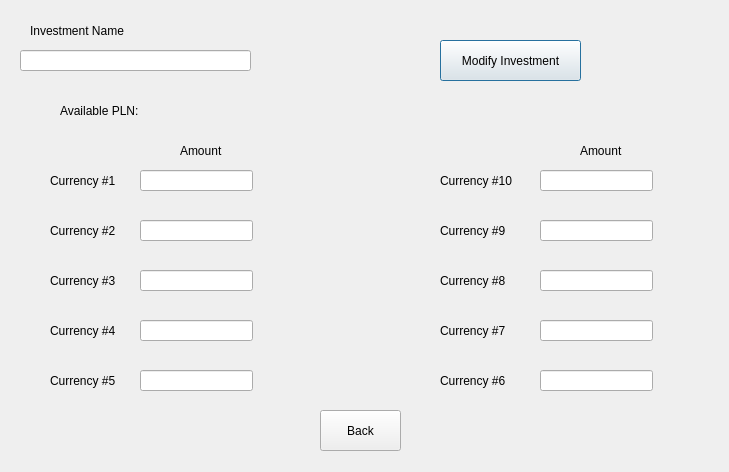
<?xml version="1.0" encoding="UTF-8"?>
<ui version="4.0">
 <class>ModifyInvestment</class>
 <widget class="QDialog" name="ModifyInvestment">
  <property name="geometry">
   <rect>
    <x>0</x>
    <y>0</y>
    <width>729</width>
    <height>472</height>
   </rect>
  </property>
  <property name="windowTitle">
   <string>Dialog</string>
  </property>
  <widget class="QLabel" name="label_13">
   <property name="geometry">
    <rect>
     <x>30</x>
     <y>20</y>
     <width>101</width>
     <height>21</height>
    </rect>
   </property>
   <property name="text">
    <string>Investment Name</string>
   </property>
  </widget>
  <widget class="QLabel" name="label_7">
   <property name="geometry">
    <rect>
     <x>440</x>
     <y>320</y>
     <width>81</width>
     <height>21</height>
    </rect>
   </property>
   <property name="text">
    <string>Currency #7</string>
   </property>
  </widget>
  <widget class="QLabel" name="label_4">
   <property name="geometry">
    <rect>
     <x>50</x>
     <y>320</y>
     <width>81</width>
     <height>21</height>
    </rect>
   </property>
   <property name="text">
    <string>Currency #4</string>
   </property>
  </widget>
  <widget class="QLabel" name="label_10">
   <property name="geometry">
    <rect>
     <x>440</x>
     <y>170</y>
     <width>81</width>
     <height>21</height>
    </rect>
   </property>
   <property name="text">
    <string>Currency #10</string>
   </property>
  </widget>
  <widget class="QLabel" name="label_6">
   <property name="geometry">
    <rect>
     <x>440</x>
     <y>370</y>
     <width>81</width>
     <height>21</height>
    </rect>
   </property>
   <property name="text">
    <string>Currency #6</string>
   </property>
  </widget>
  <widget class="QLineEdit" name="lineEdit_4">
   <property name="geometry">
    <rect>
     <x>140</x>
     <y>320</y>
     <width>113</width>
     <height>21</height>
    </rect>
   </property>
  </widget>
  <widget class="QLabel" name="label_8">
   <property name="geometry">
    <rect>
     <x>440</x>
     <y>270</y>
     <width>81</width>
     <height>21</height>
    </rect>
   </property>
   <property name="text">
    <string>Currency #8</string>
   </property>
  </widget>
  <widget class="QLineEdit" name="lineEdit_5">
   <property name="geometry">
    <rect>
     <x>140</x>
     <y>370</y>
     <width>113</width>
     <height>21</height>
    </rect>
   </property>
  </widget>
  <widget class="QLineEdit" name="nameField">
   <property name="geometry">
    <rect>
     <x>20</x>
     <y>50</y>
     <width>231</width>
     <height>21</height>
    </rect>
   </property>
  </widget>
  <widget class="QLineEdit" name="lineEdit">
   <property name="geometry">
    <rect>
     <x>140</x>
     <y>170</y>
     <width>113</width>
     <height>21</height>
    </rect>
   </property>
  </widget>
  <widget class="QLabel" name="label">
   <property name="geometry">
    <rect>
     <x>50</x>
     <y>170</y>
     <width>81</width>
     <height>21</height>
    </rect>
   </property>
   <property name="text">
    <string>Currency #1</string>
   </property>
  </widget>
  <widget class="QLabel" name="label_9">
   <property name="geometry">
    <rect>
     <x>440</x>
     <y>220</y>
     <width>81</width>
     <height>21</height>
    </rect>
   </property>
   <property name="text">
    <string>Currency #9</string>
   </property>
  </widget>
  <widget class="QLabel" name="label_3">
   <property name="geometry">
    <rect>
     <x>50</x>
     <y>270</y>
     <width>81</width>
     <height>21</height>
    </rect>
   </property>
   <property name="text">
    <string>Currency #3</string>
   </property>
  </widget>
  <widget class="QLabel" name="label_11">
   <property name="geometry">
    <rect>
     <x>180</x>
     <y>140</y>
     <width>51</width>
     <height>21</height>
    </rect>
   </property>
   <property name="text">
    <string>Amount</string>
   </property>
  </widget>
  <widget class="QLineEdit" name="lineEdit_6">
   <property name="geometry">
    <rect>
     <x>540</x>
     <y>170</y>
     <width>113</width>
     <height>21</height>
    </rect>
   </property>
  </widget>
  <widget class="QPushButton" name="modifyButton">
   <property name="geometry">
    <rect>
     <x>440</x>
     <y>40</y>
     <width>141</width>
     <height>41</height>
    </rect>
   </property>
   <property name="text">
    <string>Modify Investment</string>
   </property>
  </widget>
  <widget class="QLineEdit" name="lineEdit_2">
   <property name="geometry">
    <rect>
     <x>140</x>
     <y>220</y>
     <width>113</width>
     <height>21</height>
    </rect>
   </property>
  </widget>
  <widget class="QLineEdit" name="lineEdit_7">
   <property name="geometry">
    <rect>
     <x>540</x>
     <y>270</y>
     <width>113</width>
     <height>21</height>
    </rect>
   </property>
  </widget>
  <widget class="QLabel" name="label_2">
   <property name="geometry">
    <rect>
     <x>50</x>
     <y>220</y>
     <width>81</width>
     <height>21</height>
    </rect>
   </property>
   <property name="text">
    <string>Currency #2</string>
   </property>
  </widget>
  <widget class="QLabel" name="label_12">
   <property name="geometry">
    <rect>
     <x>580</x>
     <y>140</y>
     <width>51</width>
     <height>21</height>
    </rect>
   </property>
   <property name="text">
    <string>Amount</string>
   </property>
  </widget>
  <widget class="QLineEdit" name="lineEdit_3">
   <property name="geometry">
    <rect>
     <x>140</x>
     <y>270</y>
     <width>113</width>
     <height>21</height>
    </rect>
   </property>
  </widget>
  <widget class="QLineEdit" name="lineEdit_8">
   <property name="geometry">
    <rect>
     <x>540</x>
     <y>220</y>
     <width>113</width>
     <height>21</height>
    </rect>
   </property>
  </widget>
  <widget class="QLineEdit" name="lineEdit_9">
   <property name="geometry">
    <rect>
     <x>540</x>
     <y>370</y>
     <width>113</width>
     <height>21</height>
    </rect>
   </property>
  </widget>
  <widget class="QLabel" name="label_5">
   <property name="geometry">
    <rect>
     <x>50</x>
     <y>370</y>
     <width>81</width>
     <height>21</height>
    </rect>
   </property>
   <property name="text">
    <string>Currency #5</string>
   </property>
  </widget>
  <widget class="QLabel" name="currentAmount">
   <property name="geometry">
    <rect>
     <x>60</x>
     <y>100</y>
     <width>581</width>
     <height>21</height>
    </rect>
   </property>
   <property name="text">
    <string>Available PLN: </string>
   </property>
  </widget>
  <widget class="QLineEdit" name="lineEdit_10">
   <property name="geometry">
    <rect>
     <x>540</x>
     <y>320</y>
     <width>113</width>
     <height>21</height>
    </rect>
   </property>
  </widget>
  <widget class="QPushButton" name="backButton">
   <property name="geometry">
    <rect>
     <x>320</x>
     <y>410</y>
     <width>81</width>
     <height>41</height>
    </rect>
   </property>
   <property name="text">
    <string>Back</string>
   </property>
  </widget>
 </widget>
 <resources/>
 <connections/>
</ui>
